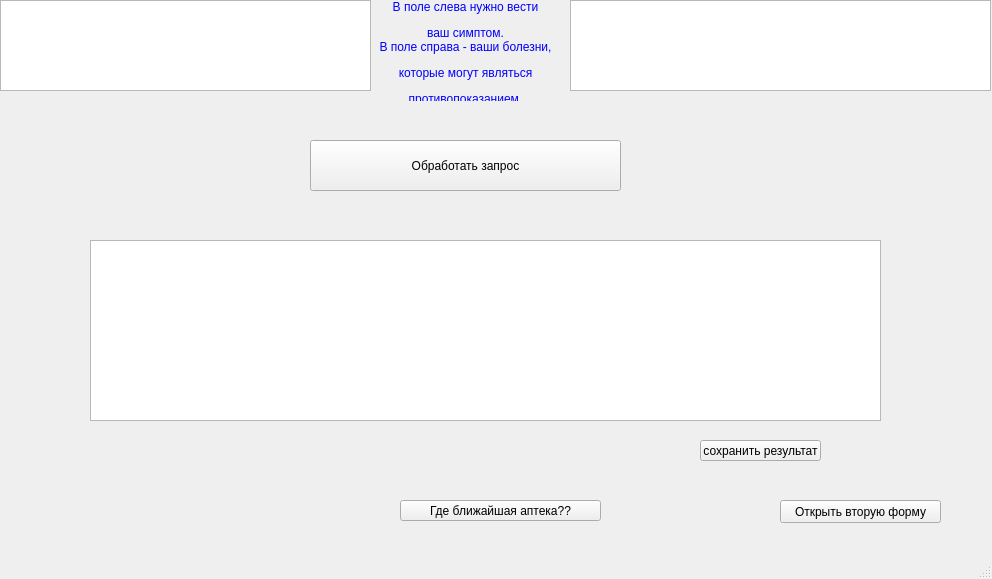
<?xml version="1.0" encoding="UTF-8"?>
<ui version="4.0">
 <class>MainWindow</class>
 <widget class="QMainWindow" name="MainWindow">
  <property name="geometry">
   <rect>
    <x>0</x>
    <y>0</y>
    <width>992</width>
    <height>579</height>
   </rect>
  </property>
  <property name="windowTitle">
   <string>MainWindow</string>
  </property>
  <widget class="QWidget" name="centralwidget">
   <widget class="QTextEdit" name="input_unheal">
    <property name="geometry">
     <rect>
      <x>0</x>
      <y>0</y>
      <width>371</width>
      <height>91</height>
     </rect>
    </property>
   </widget>
   <widget class="QTextEdit" name="input_disease">
    <property name="geometry">
     <rect>
      <x>570</x>
      <y>0</y>
      <width>421</width>
      <height>91</height>
     </rect>
    </property>
   </widget>
   <widget class="QTableWidget" name="tableWidget">
    <property name="geometry">
     <rect>
      <x>90</x>
      <y>240</y>
      <width>791</width>
      <height>181</height>
     </rect>
    </property>
   </widget>
   <widget class="QPushButton" name="btn_zapros">
    <property name="geometry">
     <rect>
      <x>310</x>
      <y>140</y>
      <width>311</width>
      <height>51</height>
     </rect>
    </property>
    <property name="text">
     <string>Обработать запрос</string>
    </property>
    <property name="autoRepeat">
     <bool>false</bool>
    </property>
   </widget>
   <widget class="QPushButton" name="btn_save">
    <property name="geometry">
     <rect>
      <x>700</x>
      <y>440</y>
      <width>121</width>
      <height>21</height>
     </rect>
    </property>
    <property name="text">
     <string>сохранить результат</string>
    </property>
   </widget>
   <widget class="QPushButton" name="btn_open">
    <property name="geometry">
     <rect>
      <x>780</x>
      <y>500</y>
      <width>161</width>
      <height>23</height>
     </rect>
    </property>
    <property name="text">
     <string>Открыть вторую форму</string>
    </property>
   </widget>
   <widget class="QLabel" name="label">
    <property name="geometry">
     <rect>
      <x>370</x>
      <y>0</y>
      <width>191</width>
      <height>101</height>
     </rect>
    </property>
    <property name="text">
     <string>&lt;html&gt;&lt;head/&gt;&lt;body&gt;&lt;p align=&quot;center&quot;&gt;&lt;span style=&quot; color:#0000ff;&quot;&gt;В поле слева нужно вести&lt;/span&gt;&lt;/p&gt;&lt;p align=&quot;center&quot;&gt;&lt;span style=&quot; color:#0000ff;&quot;&gt;ваш симптом.&lt;br/&gt;В поле справа - ваши болезни,&lt;/span&gt;&lt;/p&gt;&lt;p align=&quot;center&quot;&gt;&lt;span style=&quot; color:#0000ff;&quot;&gt;которые могут являться&lt;/span&gt;&lt;/p&gt;&lt;p align=&quot;center&quot;&gt;&lt;span style=&quot; color:#0000ff;&quot;&gt;противопоказанием.&lt;/span&gt;&lt;/p&gt;&lt;/body&gt;&lt;/html&gt;</string>
    </property>
   </widget>
   <widget class="QPushButton" name="search">
    <property name="geometry">
     <rect>
      <x>400</x>
      <y>500</y>
      <width>201</width>
      <height>21</height>
     </rect>
    </property>
    <property name="text">
     <string>Где ближайшая аптека??</string>
    </property>
   </widget>
  </widget>
  <widget class="QMenuBar" name="menubar">
   <property name="geometry">
    <rect>
     <x>0</x>
     <y>0</y>
     <width>992</width>
     <height>21</height>
    </rect>
   </property>
  </widget>
  <widget class="QStatusBar" name="statusbar"/>
 </widget>
 <resources/>
 <connections/>
</ui>
